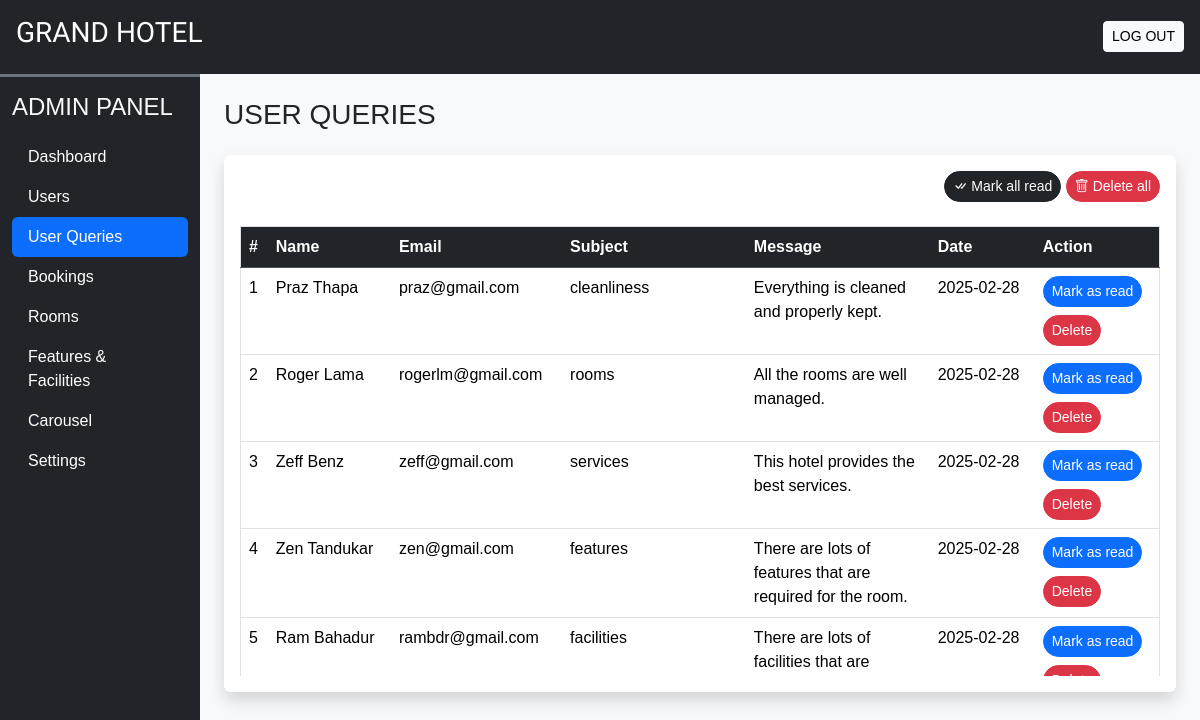
Page /admin/user_queries.php (signed in) on the committed database.
### tables this page shows
CREATE TABLE `user_queries` (
  `sr_no` int(11) NOT NULL,
  `name` varchar(50) NOT NULL,
  `email` varchar(150) NOT NULL,
  `subject` varchar(200) NOT NULL,
  `message` varchar(500) NOT NULL,
  `date` date NOT NULL DEFAULT current_timestamp(),
  `seen` tinyint(4) NOT NULL DEFAULT 0
);

### admin/user_queries.php (the view, shortened to what this page needs)
<!DOCTYPE html>
<html lang="en">
<head>
    <?php require('inc/links.php'); ?>
</head>
<body class="bg-light">
    <?php
        require('inc/header.php');
    ?>
    <div class="container-fluid" id="main-content">
        <div class="row">
            <div class="col-lg-10 ms-auto p-4 overflow-hidden">
                <h3 class="mb-4">USER QUERIES</h3>
                <div class="card border-0 shadow mb-4">
                    <div class="card-body">
                        <div class="text-end mb-4">
                            <a href="?seen=all" class="btn btn-dark rounded-pill shadow-none btn-sm"><i class="bi bi-check-all"></i> Mark all read</a>
                            <a href="?del=all" class="btn btn-danger rounded-pill shadow-none btn-sm"><i class="bi bi-trash"></i> Delete all</a>
                        </div>
                        <div class="table-responsive-md" style="height: 450px; overflow-y: scroll;">
                        <table class="table table-hover border">
                            <thead class="sticky-top">
                                <tr class="table-dark text-light">
                                    <th scope="col">#</th>
                                    <th scope="col">Name</th>
                                    <th scope="col">Email</th>
                                    <th scope="col" width="20%">Subject</th>
                                    <th scope="col" width="20%">Message</th>
                                    <th scope="col">Date</th>
                                    <th scope="col">Action</th>
                                </tr>
                            </thead>
                            <tbody>
                                <?php
                                    $q = "SELECT * FROM `user_queries` ORDER BY `sr_no` DESC";
                                    $data = mysqli_query($con, $q);
                                    $i = 1;
                                    while($row = mysqli_fetch_assoc($data)){
                                        $seen = '';
                                        if($row['seen'] != 1){
                                            $seen = "<a href='?seen=$row[sr_no]' class='btn btn-sm rounded-pill btn-primary'>Mark as read</a> <br>";
                                        }
                                        $seen.="<a href='?del=$row[sr_no]' class='btn btn-sm rounded-pill btn-danger mt-2'>Delete</a>";
                                        echo <<<query
                                            <tr>
                                                <td>$i</td>
                                                <td>$row[name]</td>
                                                <td>$row[email]</td>
                                                <td>$row[subject]</td>
                                                <td>$row[message]</td>
                                                <td>$row[date]</td>
                                                <td>$seen</td>
                                            </tr>
                                        query;
                                        $i++;
                                    }
                                ?>
                            </tbody>
                        </table>
                    </div>
                </div>
            </div>
            </div>
        </div>
    </div>
</body>
</html>

### admin/css/common.css (style rules this page uses)
:root { --teal: #2ec1ac; --teal_hover: #279e8c; }
* { font-family: 'Poppins', sans-serif; }

### rows in the picture
user_queries: name "Praz Thapa", email "praz@gmail.com", subject "cleanliness", message "Everything is cleaned and properly kept.", date "2025-02-28"
user_queries: name "Roger Lama", email "rogerlm@gmail.com", subject "rooms", message "All the rooms are well managed.", date "2025-02-28"
user_queries: name "Zeff Benz", email "zeff@gmail.com", subject "services", message "This hotel provides the best services.", date "2025-02-28"
user_queries: name "Zen Tandukar", email "zen@gmail.com", subject "features", message "There are lots of features that are required for the room.", date "2025-02-28"
user_queries: name "Ram Bahadur", email "rambdr@gmail.com", subject "facilities", message "There are lots of facilities that are…", date "2025-02-28"
